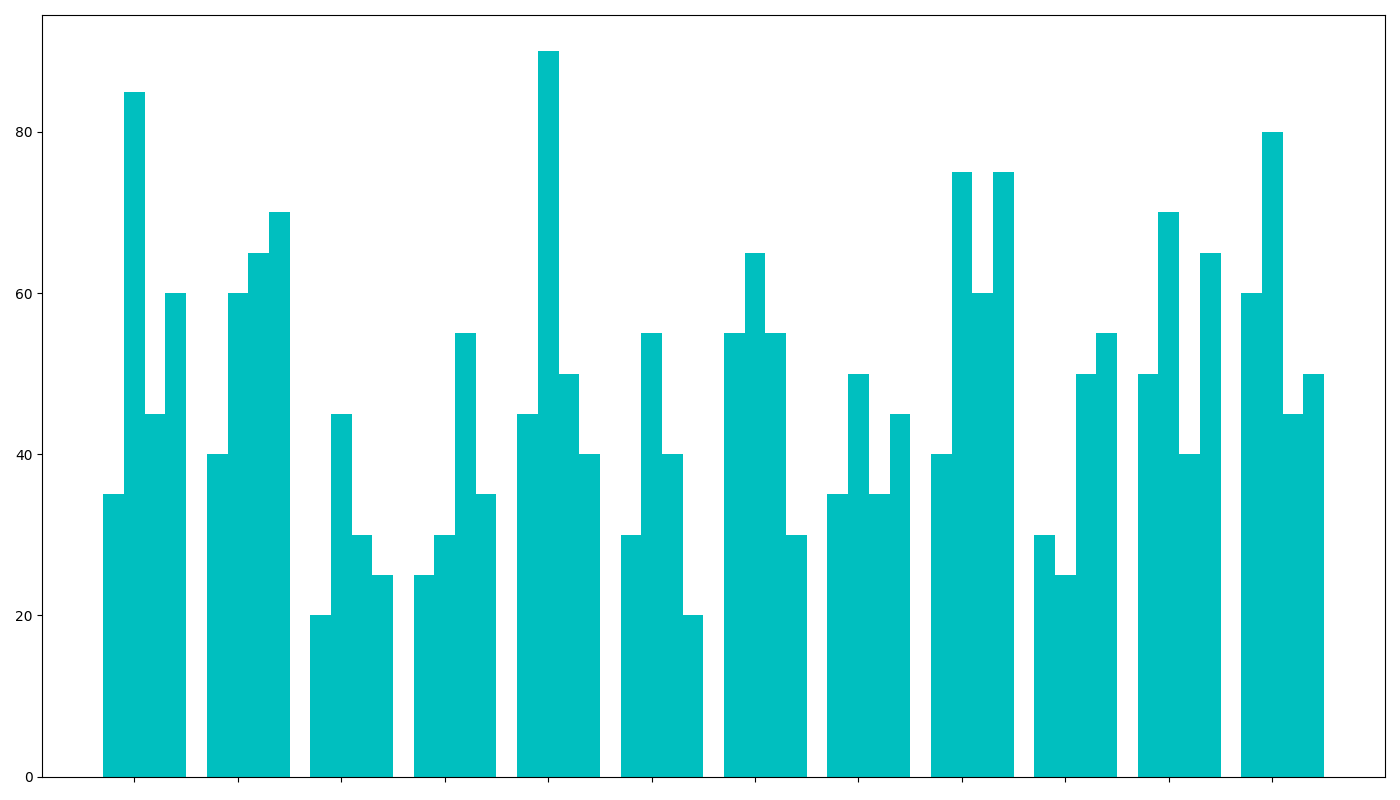

Source code (Python):
import matplotlib.pyplot as plt
import numpy as np

monthly_sales = np.array([
    [35, 40, 20, 25, 45, 30, 55, 35, 40, 30, 50, 60],  # First group's content altered
    [85, 60, 45, 30, 90, 55, 65, 50, 75, 25, 70, 80],  # Second group's content altered
    [45, 65, 30, 55, 50, 40, 55, 35, 60, 50, 40, 45],  # Third group's content altered
    [60, 70, 25, 35, 40, 20, 30, 45, 75, 55, 65, 50]   # Fourth group's content altered
])

fig, ax = plt.subplots(figsize=(14, 8))
bar_width = 0.2
r1 = np.arange(len(monthly_sales[0]))
r2 = [x + bar_width for x in r1]
r3 = [x + bar_width for x in r2]
r4 = [x + bar_width for x in r3]

common_color = 'c'
ax.bar(r1, monthly_sales[0], color=common_color, width=bar_width)
ax.bar(r2, monthly_sales[1], color=common_color, width=bar_width)
ax.bar(r3, monthly_sales[2], color=common_color, width=bar_width)
ax.bar(r4, monthly_sales[3], color=common_color, width=bar_width)

ax.set_xticks([r + bar_width for r in range(len(monthly_sales[0]))])
ax.set_xticklabels([])

plt.tight_layout()
plt.show()
